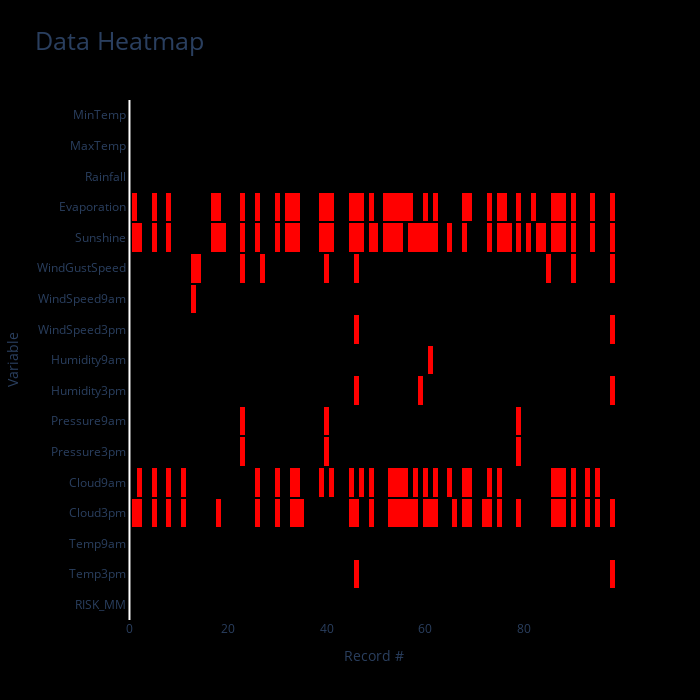

Source (notebook cell):
### Markdown cell above
## Missing values only

### Code cell
data_heatmap(df, missing=True)

### Figure 1 — Plotly figure (JSON) as saved in the notebook; plotly's stock layout.template omitted (floating-point values rounded to 4 significant figures; data arrays with more than 128 entries replaced by an {"elided": "..."} marker saying what was removed)
{"data": [{"colorscale": [[0, "rgb(255,0,0)"], [1, "rgb(255,0,0)"]], "showscale": false, "type": "heatmap", "x": [0, 1, 2, 3, 4, 5, 6, 7, 8, 9, 10, 11, 12, 13, 14, 15, 16, 17, 18, 19, 20, 21, 22, 23, 24, 25, 26, 27, 28, 29, 30, 31, 32, 33, 34, 35, 36, 37, 38, 39, 40, 41, 42, 43, 44, 45, 46, 47, 48, 49, 50, 51, 52, 53, 54, 55, 56, 57, 58, 59, 60, 61, 62, 63, 64, 65, 66, 67, 68, 69, 70, 71, 72, 73, 74, 75, 76, 77, 78, 79, 80, 81, 82, 83, 84, 85, 86, 87, 88, 89, 90, 91, 92, 93, 94, 95, 96, 97, 98, 99], "y": ["RISK_MM", "Temp3pm", "Temp9am", "Cloud3pm", "Cloud9am", "Pressure3pm", "Pressure9am", "Humidity3pm", "Humidity9am", "WindSpeed3pm", "WindSpeed9am", "WindGustSpeed", "Sunshine", "Evaporation", "Rainfall", "MaxTemp", "MinTemp"], "ygap": 2, "z": {"elided": "17x100 int values"}}], "layout": {"autosize": false, "height": 700, "paper_bgcolor": "rgb(0,0,0,0)", "plot_bgcolor": "rgb(0,0,0,0)", "title": {"font": {"size": 25}, "text": "Data Heatmap"}, "width": 700, "xaxis": {"autorange": true, "range": [-0.5, 99.5], "showgrid": false, "ticks": "", "title": {"text": "Record #"}, "type": "linear"}, "yaxis": {"automargin": true, "autorange": true, "range": [-0.5, 16.5], "showgrid": false, "ticks": "", "title": {"text": "Variable"}, "type": "category"}}}
